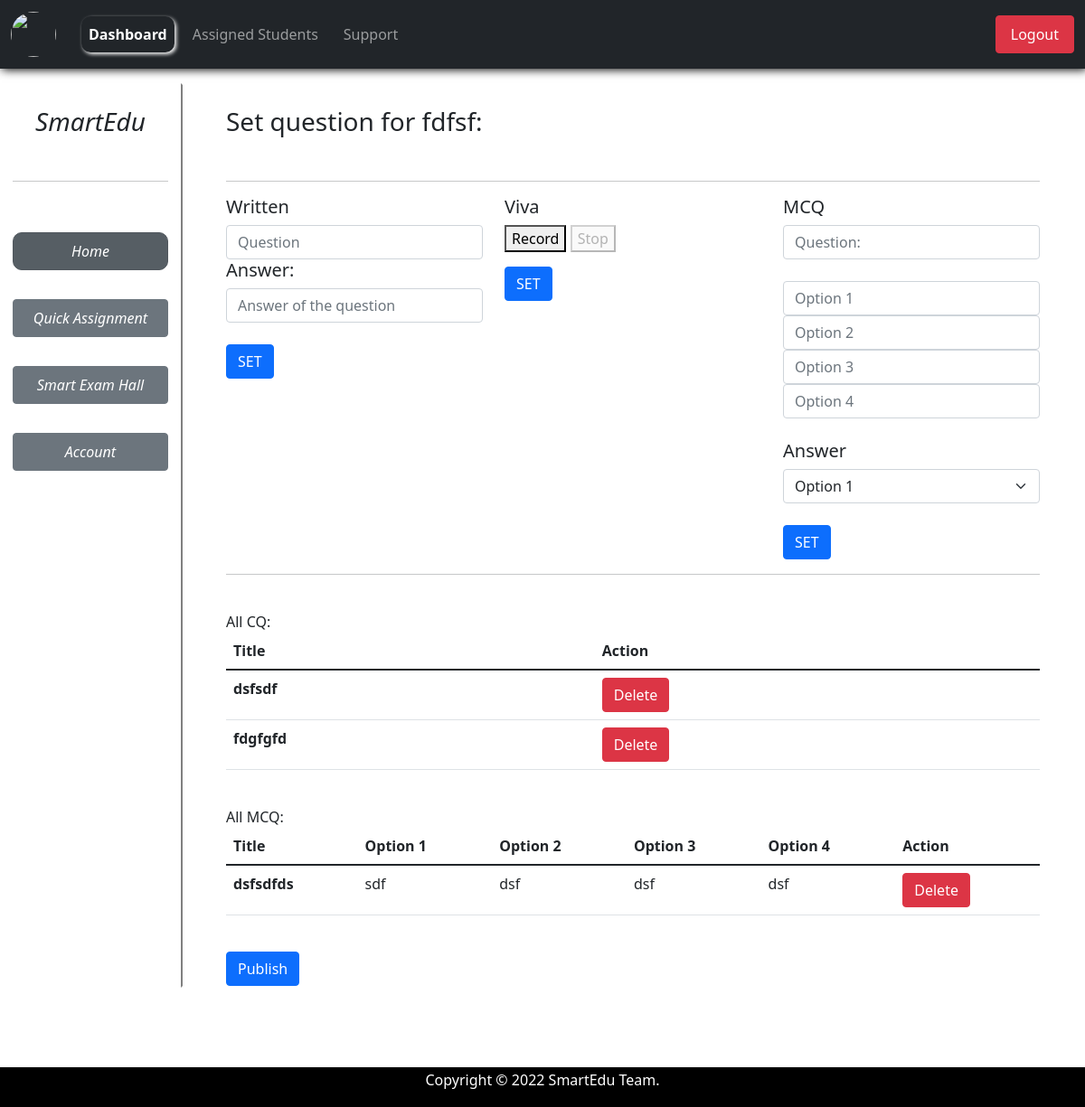
/setquestion/2/2, run on the app's committed database.
### base/models.py (models this page shows)
class Cohortpdfs(models.Model):
    id = models.AutoField(primary_key=True,editable=True)
    title= models.CharField(max_length=200,validators=[MaxLengthValidator(100)])
    cohort_id=models.ForeignKey(Cohort,on_delete=models.CASCADE,default=0,db_constraint=False)
    content_date = models.DateField( auto_now_add=True, blank=True)
    content_time = models.TimeField( auto_now_add=True, blank=True)
    qn_published = models.BooleanField(default=False)

class Cq(models.Model):
    question=models.ForeignKey(Question,on_delete=models.CASCADE)
    question_title=models.CharField(max_length=200, default="-")
    correct_answer=models.CharField(max_length=600)

class Mcq(models.Model):
    question=models.ForeignKey(Question,on_delete=models.CASCADE)
    question_title=models.CharField(max_length=200, default="-")
    option1=models.CharField(max_length=100)
    option2=models.CharField(max_length=100)
    option3=models.CharField(max_length=100)
    option4=models.CharField(max_length=100)
    correct_answer=models.CharField(max_length=100)

### base/views.py (the view, shortened to what this page needs)
# urls.py: path('setquestion/<int:fileid>/<int:cohortid>',views.setquestion,name="setquestion"),
def setquestion(requests,fileid,cohortid):
    data=Cohortpdfs.objects.filter(id=fileid).values()
    cqs = Question.objects.prefetch_related(Prefetch('cq_set',  to_attr='allcqques')).filter(source=fileid).filter(type="cq")
    mcqs =  Question.objects.prefetch_related(Prefetch('mcq_set',  to_attr='allmcqs')).filter(source=fileid).filter(type="mcq")
    cq = []
    mcq = []
    for i in cqs:
        cq.append({'qnid':i.allcqques[0].question_id,'qntitle':i.allcqques[0].question_title})
    for i in mcqs:
        mcq.append({'qnid':i.allmcqs[0].question_id,'qntitle':i.allmcqs[0].question_title,'op1':i.allmcqs[0].option1,'op2':i.allmcqs[0].option2,'op3':i.allmcqs[0].option3,'op4':i.allmcqs[0].option4})
    context = {'pdfdata':data,'cq':cq,'mcq':mcq}
    return render(requests,'setquestion.html',context)

### base/templates/setquestion.html (shortened to what this page needs)
{% extends "base.html" %}
{% block base %}
{% load static %}
{% for i in pdfdata %}
<h3>Set question for {{i.title}}:</h3><br><hr>
<div class="row">
    <div class="col">
        <form action="" method="POST">
            <h5>Written</h5>
            <input type="text" class="form-control" name="textques" placeholder="Question">
            <h5>Answer:</h5>
            <input type="text" class="form-control" name="textans" placeholder="Answer of the question">
            <br>
            <button class="btn btn-primary" type="submit" name="textqnsubmit">SET</button>
        </form>
    </div>
    <div class="col">
        <h5>Viva</h5>
        <p>
          <button type="button" id="record">Record</button>
          <button type="button" id="stopRecord" disabled>Stop</button>
        </p>
        <button class="btn btn-primary" type="submit" name="vivasubmit">SET</button>
    </div>
    <div class="col">
        <form action="" method="POST">
        <h5>MCQ</h5>
        <input type="text" class="form-control" name="mcqques" placeholder="Question:"><br>
        <input type="text" class="form-control" name="mcqop1" placeholder="Option 1">
        <input type="text" class="form-control" name="mcqop2" placeholder="Option 2">
        <input type="text" class="form-control" name="mcqop3" placeholder="Option 3">
        <input type="text" class="form-control" name="mcqop4" placeholder="Option 4">
        <br><h5>Answer</h5>
        <select name="mcqans" class="form-select" aria-label="Default select example">
            <option value="1" selected>Option 1</option>
        </select>
        <br>
        <button class="btn btn-primary" type="submit" name="mcqsubmit">SET</button>
        </form>
    </div>
</div>
<hr>
<br>
<caption>All CQ:</caption>
<table class="table">
    <thead>
      <tr>
        <th scope="col">Title</th>
        <th scope="col">Action</th>
      </tr>
    </thead>
    <tbody>
    {%for i in cq%}
      <tr>
        <th scope="row">{{i.qntitle}}</th>
        <td><a class="btn btn-danger" href="../../deleteqn/{{i.qnid}}">Delete</a></td>
      </tr>
      {%endfor%}
    </tbody>
  </table>
<br>
<caption>All MCQ:</caption>
<table class="table">
    <thead>
      <tr>
        <th scope="col">Title</th>
        <th scope="col">Option 1</th>
        <th scope="col">Option 2</th>
        <th scope="col">Option 3</th>
        <th scope="col">Option 4</th>
        <th scope="col">Action</th>
      </tr>
    </thead>
    <tbody>
    {%for i in mcq%}
      <tr>
        <th>{{i.qntitle}}</th>
        <td>{{i.op1}}</td>
        <td>{{i.op2}}</td>
        <td>{{i.op3}}</td>
        <td>{{i.op4}}</td>
        <td><a class="btn btn-danger" href="../../deleteqn/{{i.qnid}}">Delete</a></td>
      </tr>
      {%endfor%}
    </tbody>
  </table>
<br>
<form action="" method="POST">
<button class='btn btn-primary' name="publishqn">Publish</button>
</form>
{% endfor %}
{% endblock %}

### data on the page
Cohortpdfs: title "fdfsf", qntitle "dsfsdf" "fdgfgfd", qntitle "dsfsdfds", op1 "sdf", op2 "dsf", op3 "dsf", op4 "dsf"
